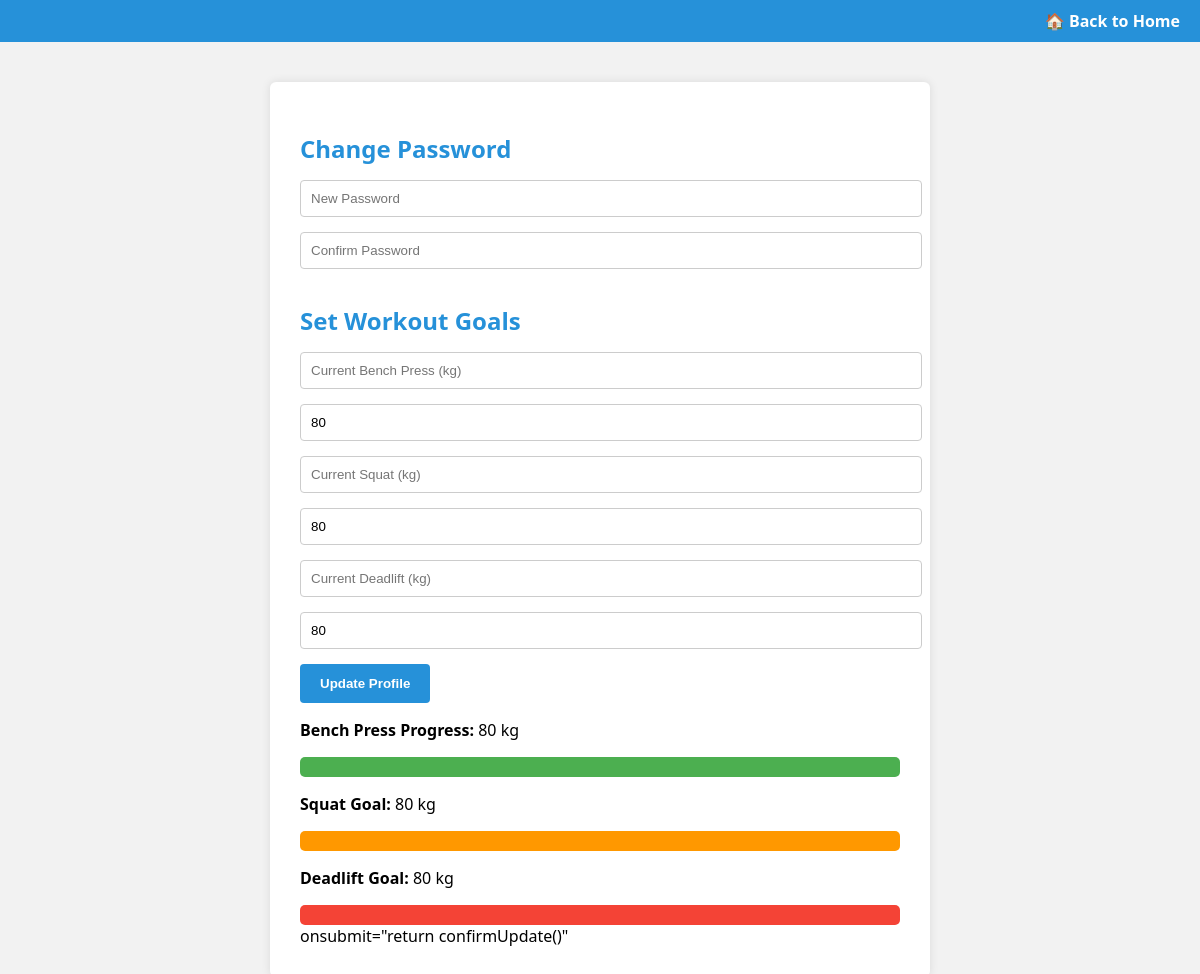
/profile_settings (signed in), run on an earlier commit of the app's database.
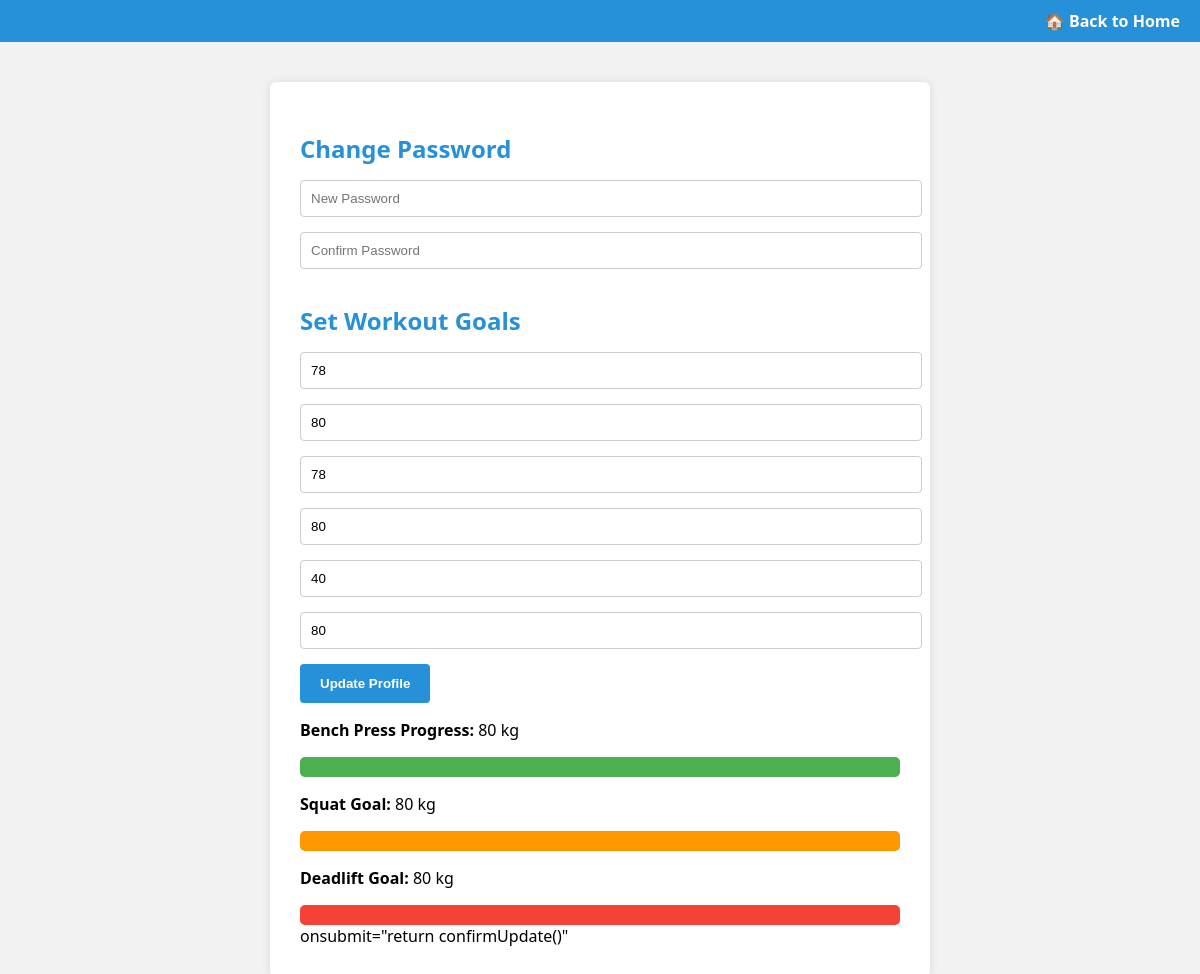
And on a later commit of the database.
### workout_tracker/database_models.py (models this page shows)
class User(db.Model):
    __tablename__ = 'Users Table'
    ID = db.Column(db.Integer, primary_key=True)
    Username = db.Column(db.String, unique=True, nullable=False)
    password_hash = db.Column(db.String, nullable=False)
    Join_date = db.Column(db.String)
    instructions = db.Column(db.Text)
    description = db.Column(db.Text)
    bench_goal = db.Column(db.Integer)
    squat_goal = db.Column(db.Integer)
    deadlift_goal = db.Column(db.Integer)
    bench_current = db.Column(db.Integer)
    squat_current = db.Column(db.Integer)
    deadlift_current = db.Column(db.Integer)
    recovery_phrase = db.Column(db.Text)

### workout_tracker/app.py (the view, shortened to what this page needs)
@app.route('/profile_settings', methods=['GET', 'POST'])
def profile_settings():
    if 'user_id' not in session:
        return redirect(url_for('login'))
    user = User.query.get(session['user_id'])
    return render_template('profile_settings.html', user=user)

### Templates/profile_settings.html (shortened to what this page needs)
<!DOCTYPE html>
<html lang="en">
<head>
    <link rel="stylesheet" href="{{ url_for('static', filename='css/login.css') }}">
</head>
<body>
<div class="top-nav">
    <a href="{{ url_for('home') }}">🏠 Back to Home</a>
</div>
<div class="container">
    <form method="POST">
        <h2>Change Password</h2>
        <input type="password" name="new_password" placeholder="New Password">
        <input type="password" name="confirm_password" placeholder="Confirm Password">
        <h2>Set Workout Goals</h2>
        <input type="number" name="bench_current" value="{{ user.bench_current or '' }}" placeholder="Current Bench Press (kg)">
        <input type="number" name="bench_goal" value="{{ user.bench_goal or '' }}" placeholder="Bench Press Goal (kg)">
        <input type="number" name="squat_current" value="{{ user.squat_current or '' }}" placeholder="Current Squat (kg)">
        <input type="number" name="squat_goal" value="{{ user.squat_goal or '' }}" placeholder="Squat Goal (kg)">
        <input type="number" name="deadlift_current" value="{{ user.deadlift_current or '' }}" placeholder="Current Deadlift (kg)">
        <input type="number" name="deadlift_goal" value="{{ user.deadlift_goal or '' }}" placeholder="Deadlift Goal (kg)">
        <button type="submit">Update Profile</button>
        {% if user.bench_goal %}
  <p><strong>Bench Press Progress:</strong> {{ user.bench_goal }} kg</p>
  <div style="background: #ccc; height: 20px; border-radius: 5px; overflow: hidden;">
      <div style="background: #4CAF50; width: 100%; height: 100%;"></div>
  </div>
{% endif %}
{% if user.squat_goal %}
  <p><strong>Squat Goal:</strong> {{ user.squat_goal }} kg</p>
  <div style="background: #ccc; height: 20px; border-radius: 5px; overflow: hidden;">
      <div style="background: #FF9800; width: 100%; height: 100%;"></div>
  </div>
{% endif %}
{% if user.deadlift_goal %}
  <p><strong>Deadlift Goal:</strong> {{ user.deadlift_goal }} kg</p>
  <div style="background: #ccc; height: 20px; border-radius: 5px; overflow: hidden;">
      <div style="background: #F44336; width: 100%; height: 100%;"></div>
  </div>
{% endif %}
onsubmit="return confirmUpdate()"
    </form>
</div>
</body>
</html>

### static/css/login.css (style rules this page uses)
body { margin: 0; padding: 0; font-family:'Lucida Sans', sans-serif; background-color: #0e4085; height: 100vh; overflow: hidden; }

### Templates/profile_settings.html (style rules this page uses)
.top-nav { background-color: #2691d9; padding: 10px 20px; display: flex; justify-content: flex-end; }
.top-nav a { color: white; text-decoration: none; font-weight: bold; }
.container { max-width: 600px; background: white; margin: 40px auto; padding: 30px; border-radius: 6px; box-shadow: 0 0 10px rgba(0,0,0,0.1); }
.container h2 { color: #2691d9; margin-bottom: 15px; }
.container input { width: 100%; padding: 10px; margin-bottom: 15px; border-radius: 4px; border: 1px solid #ccc; }
.container button { background: #2691d9; color: white; border: none; padding: 12px 20px; border-radius: 4px; cursor: pointer; font-weight: bold; }

What changed in the data, as far as the page shows it:
changed User: bench_current (not shown) → "78"; squat_current (not shown) → "78"; deadlift_current (not shown) → "40"
